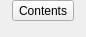
<?xml version="1.0" encoding="UTF-8"?>
<ui version="4.0">
 <class>SimpleTableOfContentsWidget</class>
 <widget class="QWidget" name="SimpleTableOfContentsWidget">
  <property name="geometry">
   <rect>
    <x>0</x>
    <y>0</y>
    <width>86</width>
    <height>37</height>
   </rect>
  </property>
  <property name="sizePolicy">
   <sizepolicy hsizetype="Fixed" vsizetype="Fixed">
    <horstretch>0</horstretch>
    <verstretch>0</verstretch>
   </sizepolicy>
  </property>
  <layout class="QGridLayout" name="gridLayout_2" columnstretch="0,0">
   <property name="margin">
    <number>0</number>
   </property>
   <property name="spacing">
    <number>0</number>
   </property>
   <item row="0" column="0">
    <layout class="QGridLayout" name="gridLayout">
     <property name="spacing">
      <number>2</number>
     </property>
     <item row="0" column="0">
      <widget class="FormattingButton" name="addToC">
       <property name="text">
        <string>Contents</string>
       </property>
       <property name="iconSize">
        <size>
         <width>32</width>
         <height>32</height>
        </size>
       </property>
       <property name="popupMode">
        <enum>QToolButton::InstantPopup</enum>
       </property>
       <property name="toolButtonStyle">
        <enum>Qt::ToolButtonTextUnderIcon</enum>
       </property>
       <property name="autoRaise">
        <bool>false</bool>
       </property>
      </widget>
     </item>
    </layout>
   </item>
   <item row="0" column="1">
    <spacer name="horizontalSpacer_2">
     <property name="orientation">
      <enum>Qt::Horizontal</enum>
     </property>
     <property name="sizeType">
      <enum>QSizePolicy::Preferred</enum>
     </property>
     <property name="sizeHint" stdset="0">
      <size>
       <width>0</width>
       <height>20</height>
      </size>
     </property>
    </spacer>
   </item>
   <item row="1" column="0">
    <widget class="QWidget" name="SpecialSpacer" native="true">
     <property name="sizePolicy">
      <sizepolicy hsizetype="Preferred" vsizetype="Expanding">
       <horstretch>0</horstretch>
       <verstretch>0</verstretch>
      </sizepolicy>
     </property>
    </widget>
   </item>
  </layout>
 </widget>
 <customwidgets>
  <customwidget>
   <class>FormattingButton</class>
   <extends>QToolButton</extends>
   <header>dialogs/FormattingButton.h</header>
  </customwidget>
 </customwidgets>
 <tabstops>
  <tabstop>addToC</tabstop>
 </tabstops>
 <resources/>
 <connections/>
</ui>
